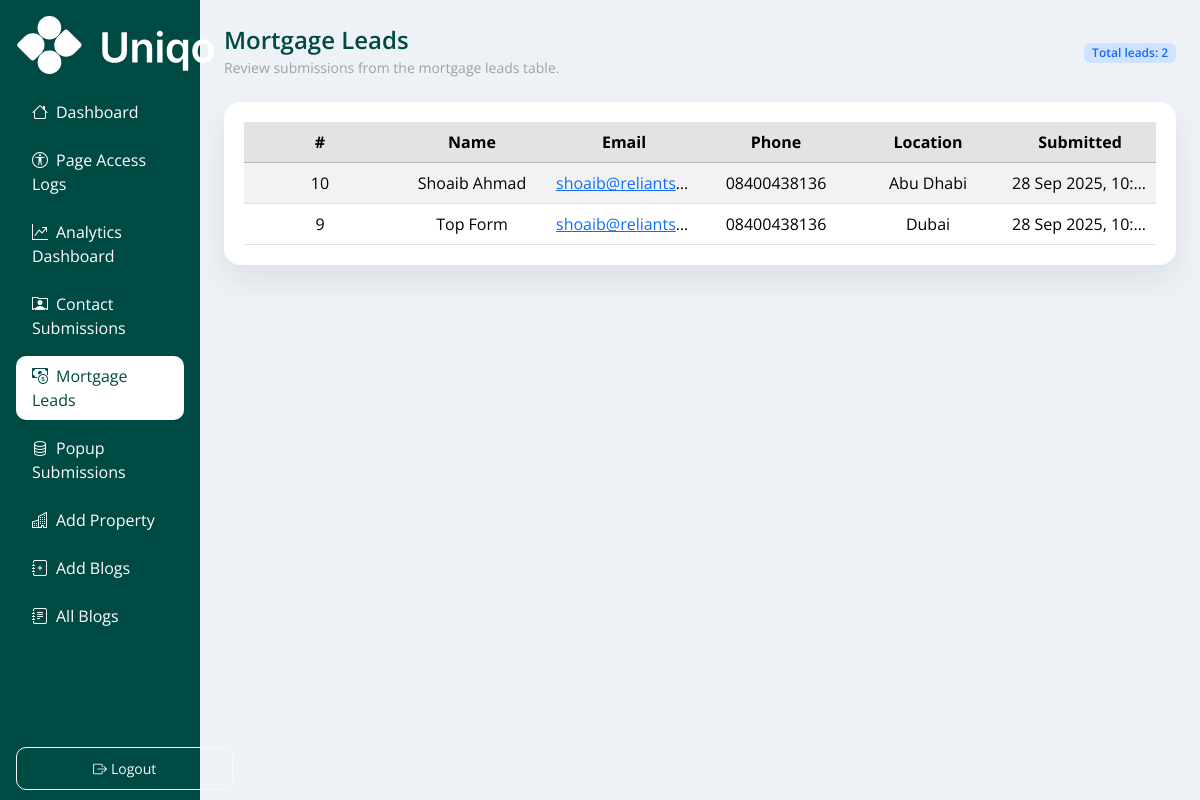
Screenshot of /admin/mortgage_leads.php (signed in) with the database file from the repository.
### tables this page shows
CREATE TABLE `mortgage_leads` (
  `id` int(11) NOT NULL,
  `name` varchar(100) NOT NULL,
  `email` varchar(150) NOT NULL,
  `phone` varchar(50) NOT NULL,
  `location` varchar(100) NOT NULL,
  `created_at` timestamp NULL DEFAULT current_timestamp()
);

### admin/mortgage_leads.php (the view, shortened to what this page needs)
<?php
require_once __DIR__ . '/includes/render.php';
$pdo = db();
$perPage = 10;
$page = filter_input(
  INPUT_GET,
  'page',
  FILTER_VALIDATE_INT,
  ['options' => ['default' => 1, 'min_range' => 1]]
);
$offset = ($page - 1) * $perPage;
$totalRecords = 0;
$leads = [];
$error = null;
try {
  $countStmt = $pdo->query('SELECT COUNT(*) FROM mortgage_leads');
  $totalRecords = (int) $countStmt->fetchColumn();
  if ($totalRecords > 0) {
    $stmt = $pdo->prepare(
      'SELECT id, name, email, phone, location, created_at '
      . 'FROM mortgage_leads ORDER BY created_at DESC, id DESC '
      . 'LIMIT :limit OFFSET :offset'
    );
    $stmt->bindValue(':limit', $perPage, PDO::PARAM_INT);
    $stmt->bindValue(':offset', $offset, PDO::PARAM_INT);
    $stmt->execute();
    $leads = $stmt->fetchAll();
  } else {
    $page = 1;
    $offset = 0;
  }
} catch (Throwable $e) {
  error_log('Failed to load mortgage leads: ' . $e->getMessage());
  $error = 'Unable to load mortgage leads at this time.';
}
render_head('Mortgage Leads');
echo '<div class="container-fluid layout">';
echo '<div class="row g-0">';
render_sidebar('mortgage-leads');
?>
<main class="col-12 col-md-9 col-lg-10 content">
  <div class="d-flex flex-column flex-lg-row align-items-lg-center justify-content-between gap-3 mb-4">
    <div>
      <h2 class="title-heading">Mortgage Leads</h2>
      <p class="para mb-0">Review submissions from the mortgage leads table.</p>
    </div>
    <div class="text-lg-end">
      <span class="badge bg-primary-subtle text-primary fw-semibold">Total leads: <?= number_format($totalRecords) ?></span>
    </div>
  </div>
  <?php if ($error): ?>
    <div class="alert alert-warning" role="alert">
      <?= htmlspecialchars($error, ENT_QUOTES, 'UTF-8') ?>
    </div>
  <?php elseif (!$leads): ?>
    <div class="alert alert-info" role="alert">
      No mortgage leads found.
    </div>
  <?php else: ?>
    <div class="box">
      <div class="table-responsive">
        <table class="table table-striped table-hover align-middle mb-0">
          <thead class="table-secondary">
            <tr>
              <th scope="col">#</th>
              <th scope="col">Name</th>
              <th scope="col">Email</th>
              <th scope="col">Phone</th>
              <th scope="col">Location</th>
              <th scope="col">Submitted</th>
            </tr>
          </thead>
          <tbody>
            <?php foreach ($leads as $lead): ?>
              <tr>
                <td><?= (int) $lead['id'] ?></td>
                <td><?= htmlspecialchars((string) ($lead['name'] ?? ''), ENT_QUOTES, 'UTF-8') ?></td>
                <td>
                  <?php if (!empty($lead['email'])): ?>
                    <a href="mailto:<?= htmlspecialchars($lead['email'], ENT_QUOTES, 'UTF-8') ?>">
                      <?= htmlspecialchars($lead['email'], ENT_QUOTES, 'UTF-8') ?>
                    </a>
                  <?php else: ?>
                    <span class="text-muted">—</span>
                  <?php endif; ?>
                </td>
                <td><?= htmlspecialchars((string) ($lead['phone'] ?? '—'), ENT_QUOTES, 'UTF-8') ?></td>
                <td><?= htmlspecialchars((string) ($lead['location'] ?? '—'), ENT_QUOTES, 'UTF-8') ?></td>
                <td>
                  <?php
                  $createdAt = (string) ($lead['created_at'] ?? '');
                  if ($createdAt !== '') {
                    $dt = DateTimeImmutable::createFromFormat('Y-m-d H:i:s', $createdAt);
                    echo htmlspecialchars($dt ? $dt->format('d M Y, H:i') : $createdAt, ENT_QUOTES, 'UTF-8');
                  } else {
                    echo '<span class="text-muted">—</span>';
                  }
                  ?>
                </td>
              </tr>
            <?php endforeach; ?>
          </tbody>
        </table>
      </div>
    </div>
  <?php endif; ?>
</main>
<?php
echo '</div>';
echo '</div>';
render_footer();

### admin/includes/render.php (shortened to what this page needs)
<?php
function render_head(string $title, string $bodyClass = ''): void
{
  $csrf = htmlspecialchars(csrf_token(), ENT_QUOTES, 'UTF-8');
  $bodyAttr = $bodyClass !== ''
    ? ' class="' . htmlspecialchars($bodyClass, ENT_QUOTES, 'UTF-8') . '"'
    : '';
  echo <<<HTML
<!DOCTYPE html>
<html lang="en">
<head>
  <meta charset="UTF-8">
  <title>{$title}</title>
  <meta name="viewport" content="width=device-width, initial-scale=1.0"/>
  <meta name="csrf-token" content="{$csrf}">
  <link rel="shortcut icon" href="assets/images/HH-logo.png" type="image/x-icon">
  <link href="https://cdn.jsdelivr.net/npm/bootstrap@5.3.2/dist/css/bootstrap.min.css" rel="stylesheet">
  <link href="https://cdn.jsdelivr.net/npm/bootstrap-icons@1.11.3/font/bootstrap-icons.min.css" rel="stylesheet">
  <link rel="stylesheet" href="assets/css/style.css">
  <link rel="stylesheet" href="assets/css/custom.css">
</head>
<body{$bodyAttr}>
HTML;
}
function render_sidebar(string $active): void
{
  $items = [
    'home'      => ['href' => 'index.php', 'icon' => 'bi-house',     'label' => 'Dashboard'],
    'logs'      => ['href' => 'page_access_logs.php', 'icon' => 'bi-universal-access-circle',       'label' => 'Page Access Logs'],
    'analytics' => ['href' => 'analytics_dashboard.php', 'icon' => 'bi-graph-up-arrow', 'label' => 'Analytics Dashboard'],
    'contact-form' => ['href' => 'contact_form_submissions.php', 'icon' => 'bi-person-rolodex', 'label' => 'Contact Submissions'],
    'mortgage-leads' => ['href' => 'mortgage_leads.php', 'icon' => 'bi-cash-coin', 'label' => 'Mortgage Leads'],
    'popup-form' => ['href' => 'popup_form_submissions.php', 'icon' => 'bi-database', 'label' => 'Popup Submissions'],
    'add-property' => ['href' => 'add_property.php', 'icon' => 'bi-buildings', 'label' => 'Add Property'],
    'add-blogs' => ['href' => 'add_blogs.php', 'icon' => 'bi-journal-plus', 'label' => 'Add Blogs'],
    'all-blogs' => ['href' => 'all_blogs.php', 'icon' => 'bi-journal-text', 'label' => 'All Blogs'],
  ];
  echo '<aside class="col-12 col-md-3 col-lg-2 sidebar p-3">';
  echo '<div class="mb-2 pb-2">';
  echo '<img src="assets/images/logo.svg" alt="" class="logo">';
  echo '<form method="post" class="mb-0 logoutform">';
  echo '<button class="btn btn-outline-light btn-sm" name="logout" title="Logout">';
  echo '<i class="bi bi-box-arrow-right me-1"></i>Logout';
  echo '</button>';
  echo '</form>';
  echo '</div>';
  echo '<nav class="nav flex-column gap-1">';
  foreach ($items as $key => $item) {
    $isActive = $key === $active ? ' active' : '';
    $icon = htmlspecialchars($item['icon'], ENT_QUOTES, 'UTF-8');
    $href = htmlspecialchars($item['href'], ENT_QUOTES, 'UTF-8');
    $label = htmlspecialchars($item['label'], ENT_QUOTES, 'UTF-8');
    printf('<a href="%s" class="nav-link%s"><i class="bi %s me-2"></i>%s</a>', $href, $isActive, $icon, $label);
  }
  echo '</nav>';
  echo '</aside>';
}
function render_footer(bool $includeECharts = false, bool $includeChartJs = false, bool $includeChartJsExtras = false): void
{
  echo '</body></html>';
}

### admin/assets/css/style.css (style rules this page uses)
body { background: #eef2f7; font-family: "Open Sans", sans-serif; color: #111; }
.layout { min-height: 100vh; padding: 0; }
.sidebar { min-height: 100vh; background: #004a44; color: #cbd5e1; position: relative; }
.sidebar .nav-link { color: #fff; border-radius: 10px; font-weight: 400; margin: 2px 0; }
.sidebar .nav-link.active, .sidebar .nav-link:hover { background: #fff; color: #004a44; font-size: inherit; }
.content { padding: 24px; }
.box { background: #ffffff; border-radius: 16px; box-shadow: 0 16px 32px rgba(15, 23, 42, 0.08); padding: 20px; }
.table td, .table th { vertical-align: middle; }

### admin/assets/css/custom.css (style rules this page uses)
.logo { width: 200px; }
.content .title-heading { font-size: 24px; font-weight: 600; line-height: 1.3; margin-bottom: 2px; color: #004a44; }
.content .para { font-size: 14px; margin-bottom: 10px; color: #a0a0a0; }
table { table-layout: fixed; width: 100%; border-collapse: collapse; }
table th, table td { width: auto; text-align: center; padding: 8px 12px; white-space: nowrap; overflow: hidden; text-overflow: ellipsis; }
.logoutform { position: fixed; bottom: 10px; left: 16px; }
.logoutform button { padding: 10px 76px; border-radius: 10px; }

### rows the page displays
mortgage_leads: id "10", name "Shoaib Ahmad", email "shoaib@reliants…", phone "08400438136", location "Abu Dhabi", created_at "28 Sep 2025, 10:…"
mortgage_leads: id "9", name "Top Form", email "shoaib@reliants…", phone "08400438136", location "Dubai", created_at "28 Sep 2025, 10:…"

### other values shown
$label "Dashboard"
$label "Page Access Logs"
$label "Analytics Dashboard"
$label "Contact Submissions"
$label "Mortgage Leads"
$label "Popup Submissions"
$label "Add Property"
$label "Add Blogs"
$label "All Blogs"
$totalRecords "2"
